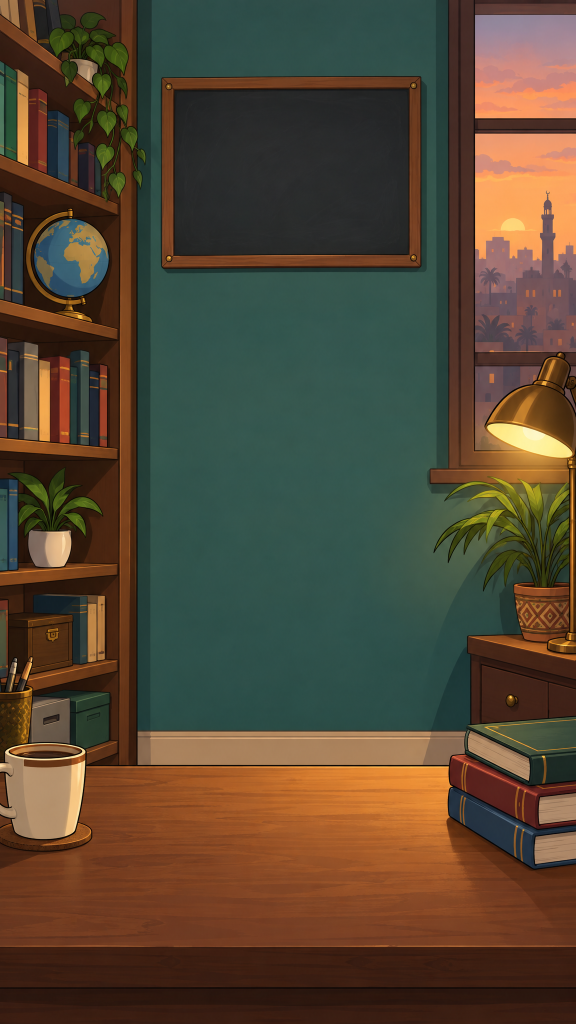
#> input picture images/elfahman/raw/set_study.png, 1152 x 2048 px, found by its file name (shown at 1/2 size)
$ python prep_set.py
#> lines starting #> are read from the running program, lines starting #| are printed output that depends on the picture; after the words box and inside, x2 and y2 are one past the last pixel; in counts of white or black regions, pixels touching at a corner belong together
# Split the study set into depth layers: back wall (desk area replaced by dark floor) + desk foreground (desk, mug, books).
import numpy as np, cv2
from PIL import Image
s = np.array(Image.open('images/elfahman/raw/set_study.png').convert('RGB')); H, W = s.shape[:2]
#> further down, s is the input picture: shape (2048, 1152, 3); mean R, G, B 84, 70.4, 51.9
#> after `H, W = s.shape[:2]`: H = 2048; W = 1152
DESK = 1530
fg = np.zeros((H, W), np.uint8); fg[DESK:] = 255
fg[1486:DESK, 0:178] = 255      # coffee mug + saucer
fg[1436:DESK, 893:W] = 255      # stack of books
# keep only non-wall pixels inside the object boxes (wall is teal)
box = np.zeros((H, W), bool); box[1436:DESK] = True
teal = (s[..., 1].astype(int) - s[..., 0] > 18) & (s[..., 2].astype(int) - s[..., 0] > 10)
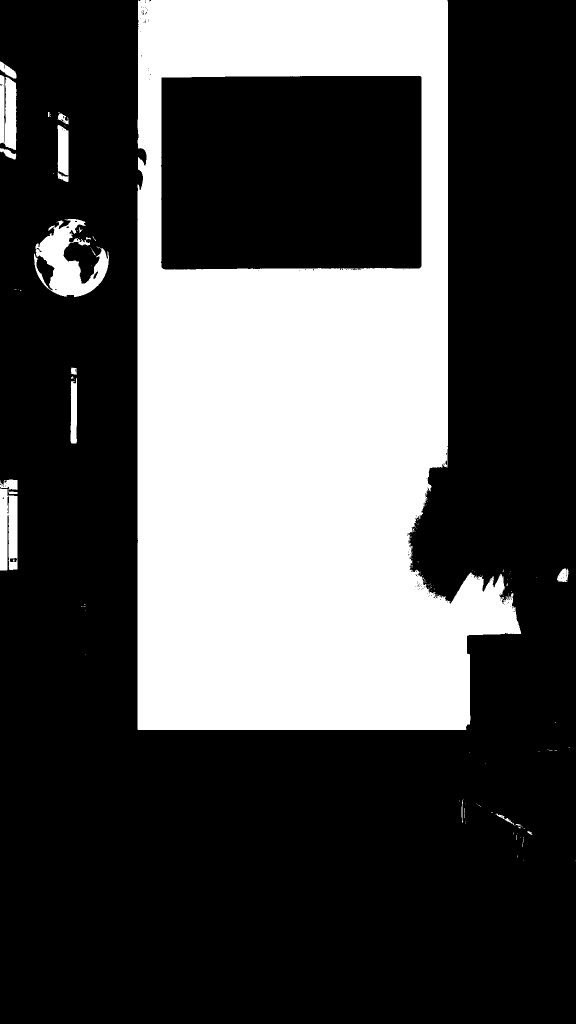
#> teal: shape (2048, 1152) bool (shown at 1/2 size); 31.3% white; 146 white regions (124 under 20 px), largest, box (x1, y1, x2, y2) and area: (275, 0, 1042, 1460) 712296, (68, 438, 218, 594) 10575, (0, 977, 35, 1141) 4989
fg[box & teal] = 0
fg = cv2.GaussianBlur(fg, (3, 3), 0)
Image.fromarray(np.dstack([s, fg]), 'RGBA').save('public/elfahman/lib/set_fg.png')
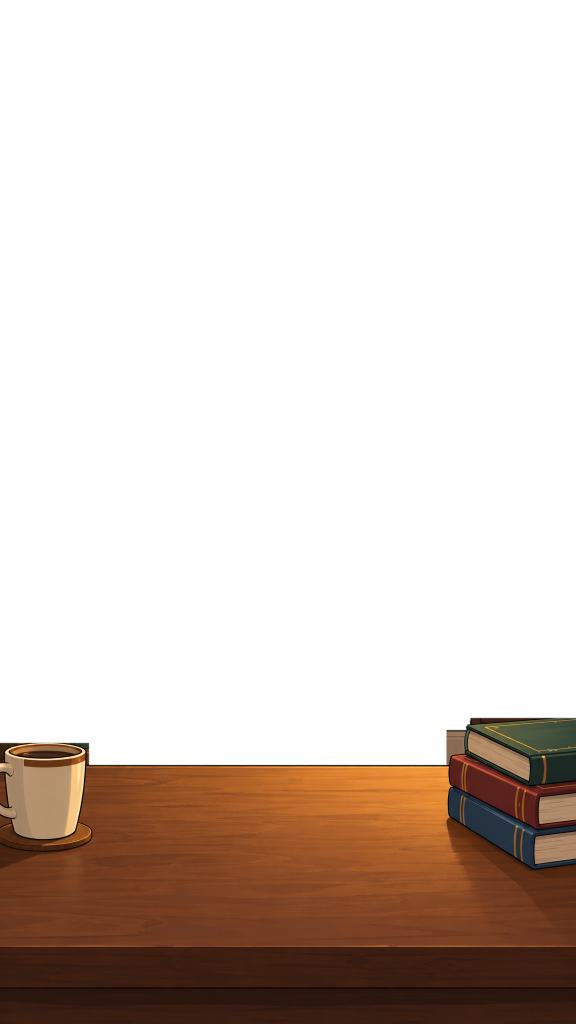
#> saved as set_fg.png: PIL image 1152x2048 RGBA (shown at 1/2 size); mean R, G, B, A 84, 70.4, 51.9, 67.9; transparent parts drawn white
bg = s.copy().astype(np.float32)
grad = np.linspace(0, 1, H - DESK + 40)[:, None, None]
#> grad = 558 values from 0 to 1
floor = (np.array([58, 36, 24]) * (1 - grad) + np.array([30, 19, 14]) * grad)
bg[DESK - 40:] = floor[:, :, :] * np.ones((1, W, 1))
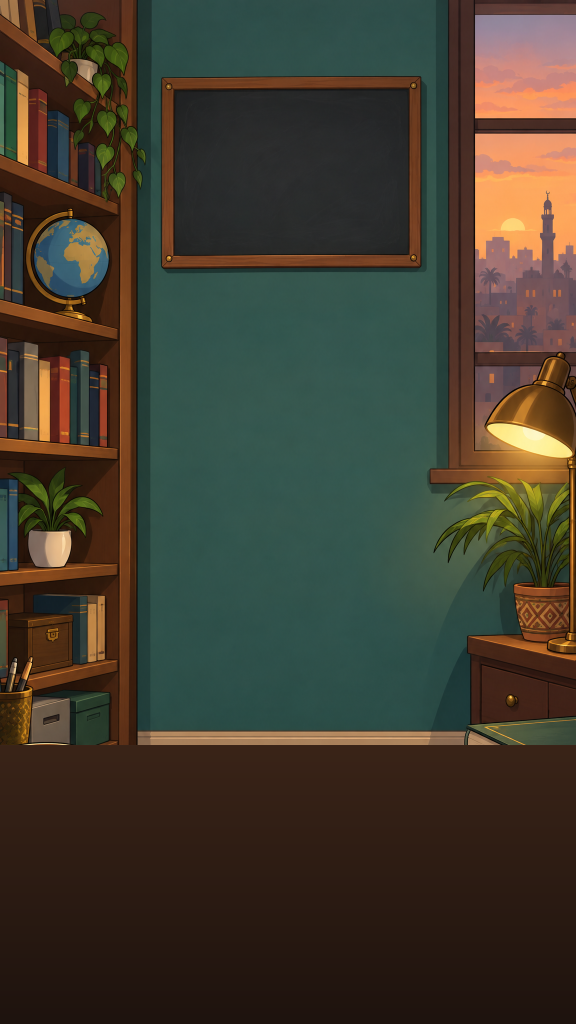
#> bg: shape (2048, 1152, 3) float32 (shown at 1/2 size); mean R, G, B 65.4, 60.2, 47.1
Image.fromarray(bg.astype(np.uint8)).save('public/elfahman/lib/set_bg.jpg', quality=92)
print('ok', W, H)
#| ok 1152 2048
